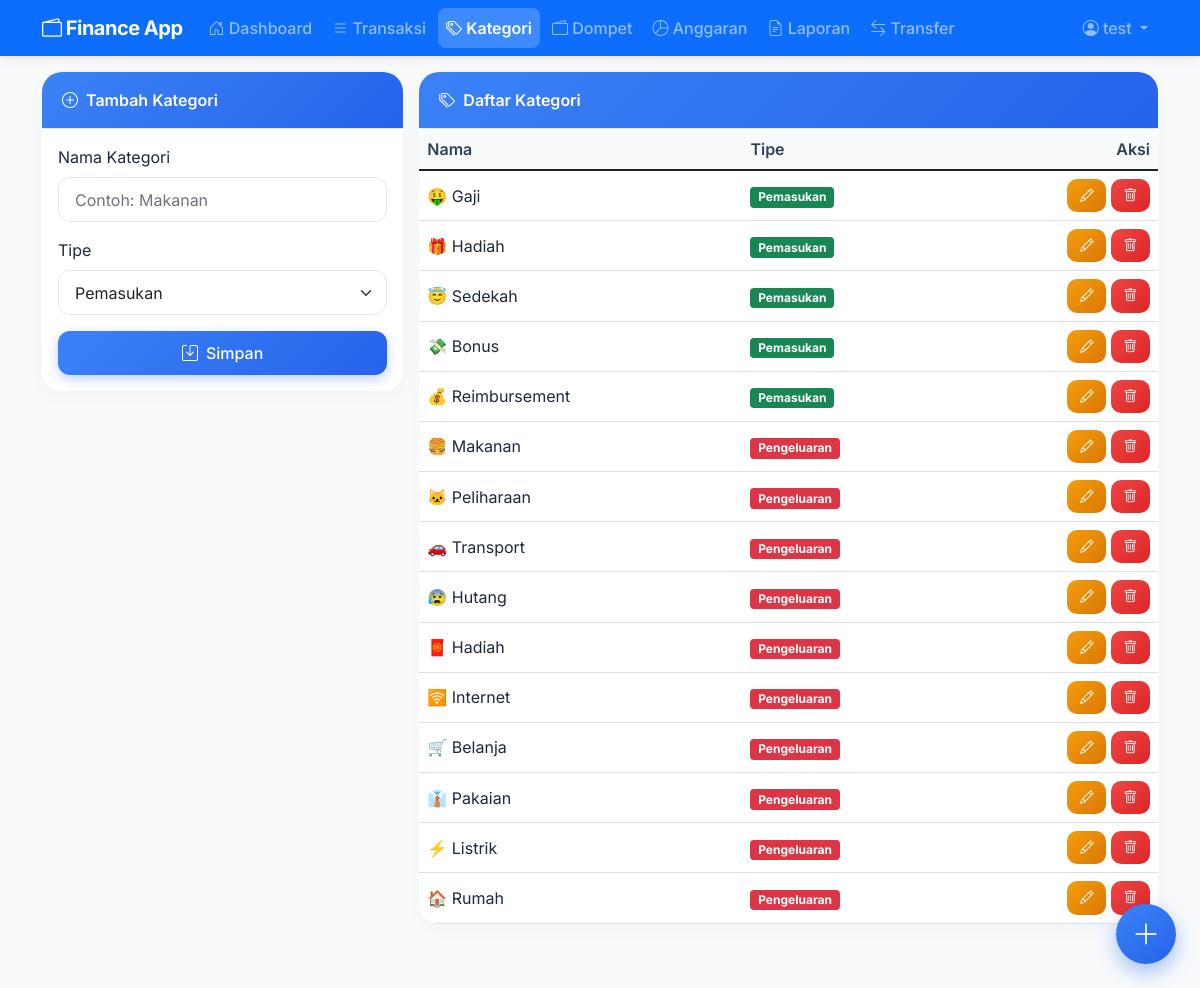
/categories (signed in), run on the app's committed database.
### models.py (models this page shows)
class User(UserMixin, db.Model):
    id = db.Column(db.Integer, primary_key=True)
    username = db.Column(db.String(80), unique=True, nullable=False)
    password = db.Column(db.String(120), nullable=False)
    categories = db.relationship('Category', backref='user', lazy=True, cascade='all, delete-orphan')
    wallets = db.relationship('Wallet', backref='user', lazy=True, cascade='all, delete-orphan')
    transactions = db.relationship('Transaction', backref='user', lazy=True, cascade='all, delete-orphan')
    budgets = db.relationship('Budget', backref='user', lazy=True, cascade='all, delete-orphan')
    shared_wallets = db.relationship('SharedWallet', foreign_keys='SharedWallet.shared_with_id', back_populates='shared_with_user', lazy=True)

class Category(db.Model):
    id = db.Column(db.Integer, primary_key=True)
    name = db.Column(db.String(100), nullable=False)
    type = db.Column(db.String(10))  # 'income' atau 'expense'
    user_id = db.Column(db.Integer, db.ForeignKey('user.id'), nullable=False)

### app.py (the view)
@app.route('/categories')
@login_required
def categories():
    cats = Category.query.filter_by(user_id=current_user.id).all()
    return render_template('categories.html', categories=cats)

### app.py (called while the page is built)
@login_manager.user_loader
def load_user(user_id):
    return User.query.get(int(user_id))

### templates/categories.html (shortened to what this page needs)
{% extends "base.html" %}
{% block content %}
<div class="row g-3">
    <div class="col-md-4">
        <div class="card">
            <div class="card-header bg-primary text-white">
                <i class="bi bi-plus-circle me-2"></i>Tambah Kategori
            </div>
            <div class="card-body">
                <form action="{{ url_for('add_category') }}" method="post">
                    <div class="mb-3">
                        <label for="name" class="form-label fw-semibold">Nama Kategori</label>
                        <input type="text" class="form-control" id="name" name="name" placeholder="Contoh: Makanan" required>
                    </div>
                    <div class="mb-3">
                        <label for="type" class="form-label fw-semibold">Tipe</label>
                        <select class="form-select" id="type" name="type" required>
                            <option value="income">Pemasukan</option>
                        </select>
                    </div>
                    <button type="submit" class="btn btn-primary w-100"><i class="bi bi-save me-2"></i>Simpan</button>
                </form>
            </div>
        </div>
    </div>
    <div class="col-md-8">
        <div class="card">
            <div class="card-header bg-primary text-white">
                <i class="bi bi-tags me-2"></i>Daftar Kategori
            </div>
            <div class="card-body p-0">
                <div class="table-responsive">
                    <table class="table table-hover align-middle mb-0">
                        <thead>
                            <tr>
                                <th>Nama</th>
                                <th>Tipe</th>
                                <th class="text-end">Aksi</th>
                            </tr>
                        </thead>
                        <tbody>
                            {% for cat in categories %}
                            <tr>
                                <td>{{ cat.name }}</td>
                                <td>
                                    {% if cat.type == 'income' %}
                                        <span class="badge bg-success">Pemasukan</span>
                                    {% else %}
                                        <span class="badge bg-danger">Pengeluaran</span>
                                    {% endif %}
                                </td>
                                <td class="text-end">
                                    <button type="button" class="btn btn-sm btn-warning" data-bs-toggle="modal" data-bs-target="#editModal{{ cat.id }}">
                                        <i class="bi bi-pencil"></i>
                                    </button>
                                    <a href="{{ url_for('delete_category', id=cat.id) }}" class="btn btn-sm btn-danger delete-confirm">
                                        <i class="bi bi-trash"></i>
                                    </a>
                                </td>
                            </tr>
                            {% else %}
                            <tr>
                                <td colspan="3" class="text-center py-4">Belum ada kategori. Silakan tambah kategori baru.</td>
                            </tr>
                            {% endfor %}
                        </tbody>
                    </table>
                </div>
            </div>
        </div>
    </div>
</div>
{% endblock %}

### templates/base.html (shortened to what this page needs)
<!DOCTYPE html>
<html lang="id">
<head>
    <link href="https://cdn.jsdelivr.net/npm/bootstrap@5.1.3/dist/css/bootstrap.min.css" rel="stylesheet">
    <link rel="stylesheet" href="https://cdn.jsdelivr.net/npm/bootstrap-icons@1.8.1/font/bootstrap-icons.css">
    <link rel="stylesheet" href="{{ url_for('static', filename='css/style.css') }}">
</head>
<body>
    <nav class="navbar navbar-expand-lg navbar-dark bg-primary sticky-top">
        <div class="container">
            <a class="navbar-brand fw-bold" href="{{ url_for('dashboard') }}">
                <i class="bi bi-wallet2"></i> Finance App
            </a>
            <div class="collapse navbar-collapse" id="navbarNav">
                <ul class="navbar-nav me-auto mb-2 mb-lg-0">
                    <li class="nav-item">
                        <a class="nav-link {% if request.endpoint == 'dashboard' %}active{% endif %}" href="{{ url_for('dashboard') }}">
                            <i class="bi bi-house-door"></i> Dashboard
                        </a>
                    </li>
                    <li class="nav-item">
                        <a class="nav-link {% if request.endpoint == 'transactions' %}active{% endif %}" href="{{ url_for('transactions') }}">
                            <i class="bi bi-list"></i> Transaksi
                        </a>
                    </li>
                    <li class="nav-item">
                        <a class="nav-link {% if request.endpoint == 'categories' %}active{% endif %}" href="{{ url_for('categories') }}">
                            <i class="bi bi-tags"></i> Kategori
                        </a>
                    </li>
                    <li class="nav-item">
                        <a class="nav-link {% if request.endpoint == 'wallets' %}active{% endif %}" href="{{ url_for('wallets') }}">
                            <i class="bi bi-wallet2"></i> Dompet
                        </a>
                    </li>
                    <li class="nav-item">
                        <a class="nav-link {% if request.endpoint == 'budgets' %}active{% endif %}" href="{{ url_for('budgets') }}">
                            <i class="bi bi-pie-chart"></i> Anggaran
                        </a>
                    </li>
                    <li class="nav-item">
                        <a class="nav-link {% if request.endpoint == 'reports' %}active{% endif %}" href="{{ url_for('reports') }}">
                            <i class="bi bi-file-earmark-text"></i> Laporan
                        </a>
                    </li>
<li class="nav-item">
    <a class="nav-link {% if request.endpoint == 'transfer' %}active{% endif %}" href="{{ url_for('transfer') }}">
        <i class="bi bi-arrow-left-right"></i> Transfer
    </a>
</li>
                </ul>
                <ul class="navbar-nav">
                    <li class="nav-item dropdown">
                        <a class="nav-link dropdown-toggle" href="#" id="userDropdown" role="button" data-bs-toggle="dropdown" aria-expanded="false">
                            <i class="bi bi-person-circle"></i> {{ current_user.username }}
                        </a>
                    </li>
                </ul>
            </div>
        </div>
    </nav>
    <main class="container my-3 pb-5">
        {% block content %}{% endblock %}
    </main>
    <a href="#" class="floating-btn" data-bs-toggle="modal" data-bs-target="#addTransactionModal" title="Tambah Transaksi">
        <i class="bi bi-plus-lg"></i>
    </a>
</body>
</html>

### static/css/style.css (style rules this page uses)
body { font-family: 'Inter', sans-serif; background-color: #f8fafc; color: #1e293b; -webkit-font-smoothing: antialiased; -moz-osx-font-smoothing: grayscale; }
.navbar { box-shadow: 0 2px 10px rgba(0,0,0,0.1); backdrop-filter: blur(10px); -webkit-backdrop-filter: blur(10px); }
.navbar-brand { font-weight: 700; letter-spacing: -0.5px; }
.nav-link { font-weight: 500; transition: all 0.2s; border-radius: 8px; margin: 0 2px; }
.nav-link.active { background-color: rgba(255,255,255,0.2); font-weight: 600; }
.floating-btn { position: fixed; bottom: 24px; right: 24px; width: 60px; height: 60px; border-radius: 30px; background: linear-gradient(145deg, #3b82f6, #2563eb); color: white; display: flex; align-items: center; justify-content: center; font-size: 28px; text-decoration: none; box-shadow: 0 8px 20px rgba(37, 99, 235, 0.4); z-index: 1000; border: none; cursor: pointer; transition: transform 0.2s, box-shadow 0.2s; animation: float 3s ease-in-out infinite; }
.card { border: none; border-radius: 20px; box-shadow: 0 4px 20px rgba(0,0,0,0.03); transition: transform 0.2s, box-shadow 0.2s; background-color: white; overflow: hidden; }
.card-header { background: linear-gradient(90deg, #f1f5f9, #ffffff); border-bottom: 1px solid #e2e8f0; font-weight: 600; padding: 1rem 1.25rem; }
.card-header.bg-primary { background: linear-gradient(135deg, #3b82f6, #2563eb) !important; color: white; }
.table-responsive { border-radius: 12px; overflow: hidden; }
.table { margin-bottom: 0; background-color: white; }
.table th { background-color: #f8fafc; font-weight: 600; color: #334155; border-bottom-width: 1px; white-space: nowrap; }
.table td { vertical-align: middle; color: #1e293b; }
.form-control, .form-select { border-radius: 12px; border: 1px solid #e2e8f0; padding: 0.6rem 1rem; transition: border-color 0.2s, box-shadow 0.2s; }
.btn { border-radius: 12px; font-weight: 500; padding: 0.6rem 1.2rem; transition: all 0.2s; }
.btn-primary { background: linear-gradient(135deg, #3b82f6, #2563eb); border: none; box-shadow: 0 4px 12px rgba(37, 99, 235, 0.3); }
.btn-danger { background: linear-gradient(135deg, #ef4444, #dc2626); border: none; }
.btn-warning { background: linear-gradient(135deg, #f59e0b, #d97706); border: none; color: white; }
.btn-sm { border-radius: 10px; padding: 0.4rem 0.8rem; font-size: 0.85rem; }

### data on the page
User: username "test"
Category: name "🤑 Gaji", type "Pemasukan"
Category: name "🎁 Hadiah", type "Pemasukan"
Category: name "😇 Sedekah", type "Pemasukan"
Category: name "💸 Bonus", type "Pemasukan"
Category: name "💰 Reimbursement", type "Pemasukan"
Category: name "🍔 Makanan", type "Pengeluaran"
Category: name "🐱 Peliharaan", type "Pengeluaran"
Category: name "🚗 Transport", type "Pengeluaran"
Category: name "😰 Hutang", type "Pengeluaran"
Category: name "🧧 Hadiah", type "Pengeluaran"
Category: name "🛜 Internet", type "Pengeluaran"
Category: name "🛒 Belanja", type "Pengeluaran"
Category: name "👔 Pakaian", type "Pengeluaran"
Category: name "⚡ Listrik", type "Pengeluaran"
Category: name "🏠 Rumah", type "Pengeluaran"
